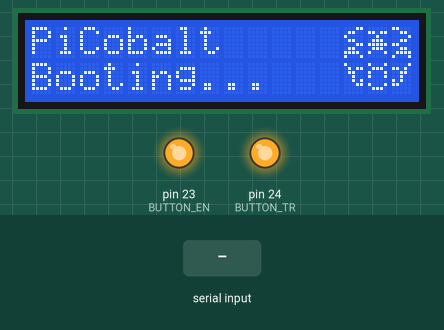
This sketch was run on a simulated Arduino Mega 2560, built with avr-gcc and run on an emulated ATmega2560. On the bench: 16×2 character LCD, output pins drawn as LEDs (lit = HIGH). Inputs (shaded band) come from the test bench. What the sketch prints to the serial monitor is not drawn.

Above: at 4.2 s.
4.3 s: "~HLO\n" received over Serial
At 5.2 s:
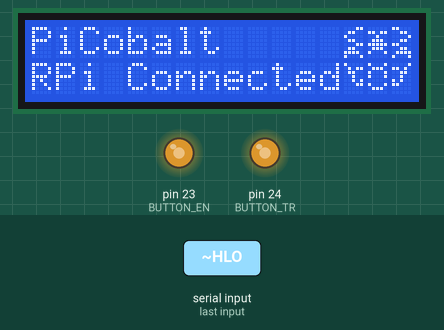
5.8 s: "1\n" received over Serial
At 7.0 s:
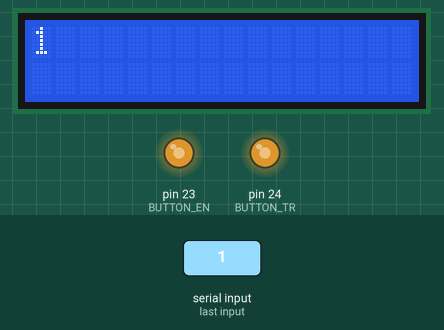
Timing chart, 0 to 8.8 s (numbered marks = the images above; inputs shaded):
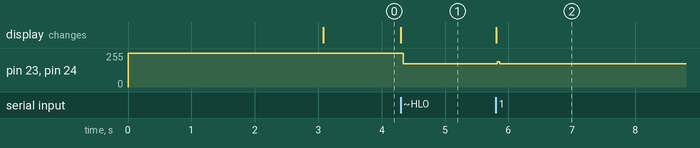

The sketch:

CobaltLCD.ino
```cpp
/*
 CobaltLCD - Used to drive a Cobalt Networks LCD Front Panel

 This code is based on example code from the
 following link, which is in the public domain.

 http://www.arduino.cc/en/Tutorial/SerialEvent

 */

#define LCD_EN  22
#define BUTTON_EN 23
#define BUTTON_TR 24
#define LCD_RS  25
#define LCD_RW  26
#define COMMAND_CHAR ~

// serial input mode defines
#define SERIAL_INPUT_DATA 0
#define SERIAL_INPUT_CMND 1

// default mode is to input to the LCD.
int serInpMode = SERIAL_INPUT_DATA;

// character reference for serial input
unsigned int serOffRef = 0;

// buffer for incoming serial data
char serBuff[32];

// include the LCD library code:
#include <LiquidCrystal.h>
#include <avr/pgmspace.h>

// character map for the raspberry icon, stored in PROGMEMM
PROGMEM const uint8_t  lcd_char_map[6][8] = {
  { B00011, B01100, B10000, B01100, B00011, B01100, B11110, B10001, },
  { B00000, B11011, B00100, B01110, B11111, B01110, B10001, B00000, },
  { B11000, B00110, B00001, B00110, B11000, B00110, B01111, B10001, },
  { B10000, B01011, B01100, B00100, B00101, B00011, B00000, B00000, },
  { B10001, B01110, B10001, B10001, B00000, B10001, B01110, B00000, },
  { B00001, B11010, B00110, B00100, B10100, B11000, B00000, B00000, }

};

// instantiate the LCD Library with our predefined pins
LiquidCrystal CobaltLCD(LCD_RS, LCD_RW, LCD_EN, 30, 31, 32, 33, 34, 35, 36,37);

// connection tracking
boolean piConnected = false;  // whether the string is complete

char portBuffers[3];

void setup() {
  // set up the button controller outputs
  pinMode(BUTTON_EN, OUTPUT);
  pinMode(BUTTON_TR, OUTPUT);
  digitalWrite(BUTTON_EN, HIGH);
  digitalWrite(BUTTON_TR, HIGH);

  // start the LCD
  CobaltLCD.begin(16,2);
  CobaltLCD.clear();

  // wait 3 seconds, this can probably be removed.
  delay(3000);

  // print the default booting screen
  CobaltLCD.home();
  CobaltLCD.print("PiCobalt");
  CobaltLCD.setCursor(0,1);
  CobaltLCD.print("Booting...");

  // set up the custom RPi logo.
  int curr_char=0;
  int curr_byte=0;
  byte charData[8];

  for(curr_char=0; curr_char < 6; curr_char++){
    for(curr_byte=0; curr_byte < 8; curr_byte++){
     charData[curr_byte] = pgm_read_byte_near( &lcd_char_map[curr_char][curr_byte] );
    }
    CobaltLCD.createChar(curr_char, charData);
  }

  // print the top 3 parts of the icon.
  CobaltLCD.setCursor(13,0);
  CobaltLCD.write(byte(0));
  CobaltLCD.write(byte(1));
  CobaltLCD.write(byte(2));

  // print the bottom 3 parts of the icon.
  CobaltLCD.setCursor(13,1);
  CobaltLCD.write(byte(3));
  CobaltLCD.write(byte(4));
  CobaltLCD.write(byte(5));

  // initialize serial:
  Serial.begin(115200);
  Serial.println("~RPiCobalt v1.0 Starting");
}

void loop() {
  // only read the buttons if we are conncted.
  if(piConnected) {
    readButtons();
  }


}
byte button_map[8]={1, 1, 1, 1, 1, 1, 1, 0 };
byte button_map_prev[8]={1, 1, 1, 1, 1, 1, 1, 0 };
void readButtons(){
  // Disable the LCD

  //digitalWrite(LCD_EN, HIGH);

  // change pin mode
  int i = 0;
  for(i=30; i<38; i++)
    pinMode(i, INPUT);

  int btnChanged=0;
  digitalWrite(BUTTON_EN, LOW);
  digitalWrite(BUTTON_TR, LOW);
  for(i=0; i<7; i++){
    button_map[i]=digitalRead(i+31);
    if(button_map[i]!=button_map_prev[i]){
      btnChanged=1;
    }
  }
  button_map[7]='\0';

  if(btnChanged) {
    for(i=0; i<7; i++){
    button_map_prev[i]=button_map[i];
      Serial.print(button_map[i]);
    }
    Serial.print("\r\n");
    button_map[7]='\0';
  }
  digitalWrite(BUTTON_EN, HIGH);
  digitalWrite(BUTTON_TR, HIGH);

  for(i=30; i<38; i++)
    pinMode(i, OUTPUT);


}


void checkSerCmd(){

  // this function is where we will be checking serBuff
  // against our list of commands and running the neccessary
  // code for each

  // NOTE: serBuff is no larger than 32, so no strncmp should be larger
  // than that if you are adding commands here.  Also, it's best if
  // commands dont overlap, because the first one listed would
  // be executed as well as the second. (ie: ~DIS and ~DISPLAY)

  if(!strncmp(serBuff, "~HLO", 4)) {
    if(piConnected) {
      Serial.println("~WARN: 301 Already Connected.");
      return;
    }
    // connect request.
    piConnected = true;
    Serial.println("~Connected");

    // clear the bottom line
    CobaltLCD.setCursor(0,1);
    CobaltLCD.print("RPi Connected");
    return;
  }

  if(!strncmp(serBuff, "~STAT", 5)) {
    // print the status back to the client.
    if(piConnected == false ) {
      Serial.println("~CNCT");
    } else {
      Serial.println("~OK");
    }
    return;
  }

  Serial.println("~ERROR: 402 Unrecognized Command.");

}


/*
  SerialEvent occurs whenever a new data comes in the
 hardware serial RX.  This routine is run between each
 time loop() runs, so using delay inside loop can delay
 response.  Multiple bytes of data may be available.
 */
void serialEvent() {
  // TODO: This function needs some serioius cleanup and/or
  // possible reworking.

  // Function Rework Notes:
  // XXX: We cannot rely on Serial.available to give us bytes available.
  // XXX: We also cannot rely on the user for perfectly timed input.
  // XXX: We must account for delays between bytes.
  // XXX: Perhaps using a serial input mode structure like
  //       - COMMAND_MODE
  //       - DATA_MODE
  // when in either of these modes, you cannot switch until the serOffRef is reset
  // to 0 (zero) with a newline character or in the case of the LCD Data, after a
  // loop around after 32 characters.
  //
  // Default mode should be LCD Data Input.
  // data should be read from the serial port until a NULL character or a negative
  // character is read, indicating no more data.(Since we cannot rely on Serial.available.)

  char tmpChar = 0;

  // we can assume at least one byte because this function is called when new data is
  // available on the serial line.
  tmpChar = (char)Serial.read();

  // this will exit when no new characters are read.
  while(tmpChar > 0) {

    if(tmpChar == '\n'  || tmpChar == '\r' || serOffRef > 32) {
      // if we get a newline, or we are larger than 32 characters,
      // so time to reset serOffRef and if in
      // command mode, reset to data mode.

      // new line at the beginning, or empty line, is a status request
      if((tmpChar == '\n' || tmpChar == '\r') && serOffRef == 0) {
        // print the status back to the client.
        if(piConnected == false ) {
          Serial.println("~CNCT");
        } else {
          Serial.println("~OK");
        }
      }

      // reset serOffRef
      serOffRef = 0;
      if(serInpMode == SERIAL_INPUT_CMND) {
        // Check the command, callout?
        checkSerCmd();
        serInpMode = SERIAL_INPUT_DATA;
        // all following characters will be LCD Characters.
      }

      // skip this character and get the next one.
      tmpChar = (char)Serial.read();
      continue;
    }

    if(tmpChar == '~' && serOffRef == 0){
      // if we get a ~ at the beginning of a "line", this means what follows until
      // the next newline is a command, so switch to command mode.
      serInpMode = SERIAL_INPUT_CMND;
    }

    if((serOffRef == 0 && serInpMode == SERIAL_INPUT_DATA)) {
      // first character of a new display in data mode, not a new line,
      // clear the LCD
      CobaltLCD.home();
      CobaltLCD.clear();
      CobaltLCD.home();
    }

    // a read could have happened above, so let's double check we have a character
    if(tmpChar <= 0) {
      // nope, leave the loop and exit the function
      break;
    }

    // ok we have a character, so let's process it.
    switch (serInpMode) {
      case SERIAL_INPUT_DATA:
        // we are in data mode, so let's just spit the character out to the LCD.
        if(serOffRef == 15) {
          // move to line two if we are greater than 16 chars
          CobaltLCD.setCursor(0,1);
        }
        CobaltLCD.print(tmpChar);
        break;
      case SERIAL_INPUT_CMND:
        // we are in command mode, so add the character to the buffer.
        serBuff[serOffRef] = tmpChar;
        break;
      default:
        // in an unknown state, print that back to the pi
        Serial.println("~ERROR: 401 Unknown Serial State, send enter to reset.");
    }

    // everything is done, so let's read the next char and increment the offset
    // buffer.
    tmpChar = (char)Serial.read();
    serOffRef++;
  }

}
/*  int byteOfft = 0;
  int i = 0;
  int availableBytes=Serial.available();

  while (availableBytes && byteOfft < 3) {
    char tmpChar = (char)Serial.read();
    if((tmpChar == '\n' || tmpChar == '\r') && byteOfft == 0) {
      // print ~CNCT to the pi until it replies with an ~HLO
      Serial.println("~CNCT");
    }
    if(tmpChar == '~' && byteOfft == 0) {
       // a command from the pi
       // XXX: Currently only HLO is supported.
       char tmpBuff[4];
       for(i=0; i<4; i++)
         tmpBuff[1]='\0';

       while(byteOfft < 3 && availableBytes) {
         tmpChar = (char)Serial.read();
         if(tmpChar > 0) {
           tmpBuff[byteOfft] = (char)Serial.read();
           byteOfft++;
           delay(10);
         }
       }
       tmpBuff[3] = '\0';

       // now let's see what we got.
       if(!strncmp(tmpBuff, "HLO", 3)){
         // got a HLO from the pi.
         piConnected = true;
         Serial.println("~Connected");
          // clear the bottom line
          CobaltLCD.setCursor(0,1);
          CobaltLCD.print("RPi Connected");
       }

       //Ignore all else.
    } else {
      // read string for the LCD
      int char_count=0;

      if(piConnected){
        // XXX: May need reworking.
        // Read in characters for the LCD.
        while(char_count < 32){
          // a read happens above, so print that char first.
          if(tmpChar > 0) {
            if(char_count == 0) {
              // clear the screen and reset to home.
              CobaltLCD.setCursor(0,0);
              CobaltLCD.clear();
              CobaltLCD.setCursor(0,0);

              CobaltLCD.print(tmpChar);

              // then do another read for the next char.
              tmpChar = (char)Serial.read();
              char_count++;

              if(char_count == 15) {
                CobaltLCD.setCursor(0,1);
              }
            }
          } else {
            // break the loop
            char_count = 33;
          }
          delay(10);
        }
      }
    }
    byteOfft++;
  }

}
*/
```

Measured:
- after the input at 4.3 s, pin 23 (BUTTON_EN), pin 24 (BUTTON_TR): 255/255 → 176/255 at once; the display: changes at once (image 1)
- after the input at 5.8 s, pin 23 (BUTTON_EN), pin 24 (BUTTON_TR): 176/255 → 189/255 at once, → 176/255 0.04 s later; the display: changes at once (image 2)
